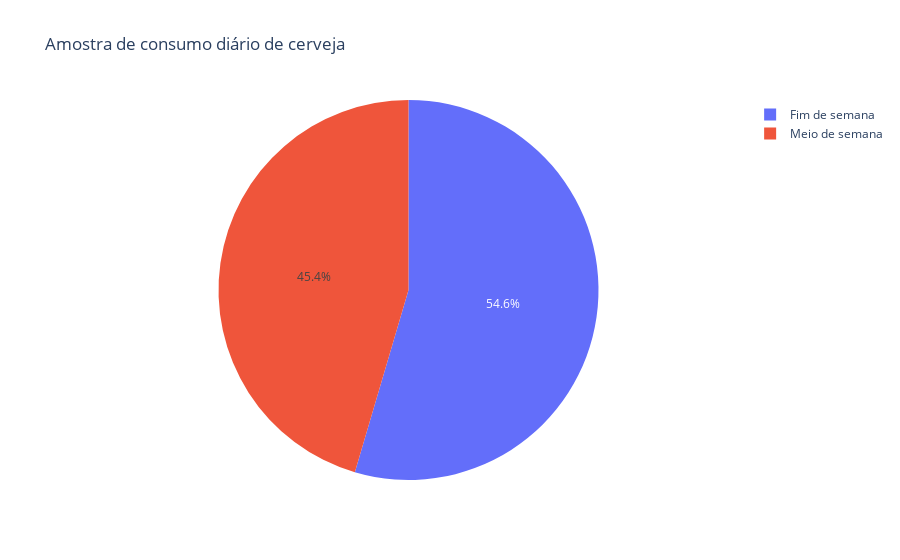

Source (notebook cell):
### Markdown cell above
Podemos notar uma correlação considerável entre o consumo de cerveja e a temperatura máxima e com ser fim de semana e uma correlação muito fraca da precipitação com o consumo.

### Code cell
# plotting pie chart of beer consumption each day on weekend and midweek
mid_week = sum(beer[beer['Final de Semana'] == 0]['Consumo de cerveja (litros)']) / 5
week_end = sum(beer[beer['Final de Semana'] == 1]['Consumo de cerveja (litros)']) / 2

labels = ['Meio de semana', 'Fim de semana']
values = [mid_week, week_end]

fig = go.Figure(data=[go.Pie(labels=labels, values=values)])
fig.update_layout(title='Amostra de consumo diário de cerveja')
fig.show()

### Figure 1 — Plotly figure (JSON) as saved in the notebook; plotly's stock layout.template omitted (floating-point values rounded to 4 significant figures)
{"data": [{"labels": ["Meio de semana", "Fim de semana"], "type": "pie", "values": [1253.0, 1504.0]}], "layout": {"title": {"text": "Amostra de consumo diário de cerveja"}}}
